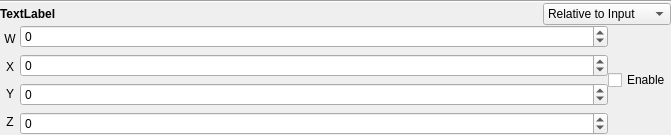
<?xml version="1.0" encoding="UTF-8"?>
<ui version="4.0">
 <class>Form</class>
 <widget class="QWidget" name="Form">
  <property name="geometry">
   <rect>
    <x>0</x>
    <y>0</y>
    <width>671</width>
    <height>127</height>
   </rect>
  </property>
  <property name="maximumSize">
   <size>
    <width>16777215</width>
    <height>127</height>
   </size>
  </property>
  <property name="windowTitle">
   <string>Form</string>
  </property>
  <property name="styleSheet">
   <string notr="true"/>
  </property>
  <layout class="QVBoxLayout" name="verticalLayout_4">
   <property name="spacing">
    <number>0</number>
   </property>
   <property name="leftMargin">
    <number>0</number>
   </property>
   <property name="topMargin">
    <number>0</number>
   </property>
   <property name="rightMargin">
    <number>0</number>
   </property>
   <property name="bottomMargin">
    <number>0</number>
   </property>
   <item>
    <layout class="QVBoxLayout" name="verticalLayout_3" stretch="0,0,1">
     <property name="spacing">
      <number>0</number>
     </property>
     <item>
      <widget class="Line" name="line">
       <property name="orientation">
        <enum>Qt::Horizontal</enum>
       </property>
      </widget>
     </item>
     <item>
      <layout class="QHBoxLayout" name="horizontalLayout_4" stretch="5,1">
       <item>
        <widget class="QLabel" name="lbl_name">
         <property name="styleSheet">
          <string notr="true">font-weight: bold</string>
         </property>
         <property name="text">
          <string>TextLabel</string>
         </property>
        </widget>
       </item>
       <item>
        <widget class="QComboBox" name="cmb_inheritance">
         <item>
          <property name="text">
           <string>Relative to Input</string>
          </property>
         </item>
         <item>
          <property name="text">
           <string>Relative to Parent</string>
          </property>
         </item>
         <item>
          <property name="text">
           <string>Absolute</string>
          </property>
         </item>
        </widget>
       </item>
      </layout>
     </item>
     <item>
      <layout class="QHBoxLayout" name="horizontalLayout" stretch="0,1,0">
       <item>
        <layout class="QVBoxLayout" name="verticalLayout_2" stretch="0,0,0,0">
         <property name="spacing">
          <number>0</number>
         </property>
         <item>
          <widget class="QLabel" name="lbl_w">
           <property name="minimumSize">
            <size>
             <width>20</width>
             <height>0</height>
            </size>
           </property>
           <property name="maximumSize">
            <size>
             <width>20</width>
             <height>16777215</height>
            </size>
           </property>
           <property name="text">
            <string>W</string>
           </property>
           <property name="alignment">
            <set>Qt::AlignCenter</set>
           </property>
          </widget>
         </item>
         <item>
          <widget class="QLabel" name="lbl_x">
           <property name="minimumSize">
            <size>
             <width>20</width>
             <height>0</height>
            </size>
           </property>
           <property name="maximumSize">
            <size>
             <width>20</width>
             <height>16777215</height>
            </size>
           </property>
           <property name="text">
            <string>X</string>
           </property>
           <property name="alignment">
            <set>Qt::AlignCenter</set>
           </property>
          </widget>
         </item>
         <item>
          <widget class="QLabel" name="lbl_y">
           <property name="minimumSize">
            <size>
             <width>20</width>
             <height>0</height>
            </size>
           </property>
           <property name="maximumSize">
            <size>
             <width>16777215</width>
             <height>16777215</height>
            </size>
           </property>
           <property name="text">
            <string>Y</string>
           </property>
           <property name="alignment">
            <set>Qt::AlignCenter</set>
           </property>
          </widget>
         </item>
         <item>
          <widget class="QLabel" name="lbl_z">
           <property name="minimumSize">
            <size>
             <width>20</width>
             <height>0</height>
            </size>
           </property>
           <property name="maximumSize">
            <size>
             <width>20</width>
             <height>16777215</height>
            </size>
           </property>
           <property name="text">
            <string>Z</string>
           </property>
           <property name="alignment">
            <set>Qt::AlignCenter</set>
           </property>
          </widget>
         </item>
        </layout>
       </item>
       <item>
        <layout class="QVBoxLayout" name="verticalLayout">
         <property name="spacing">
          <number>6</number>
         </property>
         <item>
          <widget class="QSpinBox" name="txt_value_w">
           <property name="minimum">
            <number>-999999999</number>
           </property>
           <property name="maximum">
            <number>999999999</number>
           </property>
          </widget>
         </item>
         <item>
          <widget class="QSpinBox" name="txt_value_x">
           <property name="minimum">
            <number>-999999999</number>
           </property>
           <property name="maximum">
            <number>999999999</number>
           </property>
          </widget>
         </item>
         <item>
          <widget class="QSpinBox" name="txt_value_y">
           <property name="minimum">
            <number>-999999999</number>
           </property>
           <property name="maximum">
            <number>999999999</number>
           </property>
          </widget>
         </item>
         <item>
          <widget class="QSpinBox" name="txt_value_x_3">
           <property name="minimum">
            <number>-999999999</number>
           </property>
           <property name="maximum">
            <number>999999999</number>
           </property>
          </widget>
         </item>
        </layout>
       </item>
       <item>
        <widget class="QCheckBox" name="chk_value">
         <property name="text">
          <string>Enable</string>
         </property>
        </widget>
       </item>
      </layout>
     </item>
    </layout>
   </item>
  </layout>
 </widget>
 <resources/>
 <connections/>
</ui>
